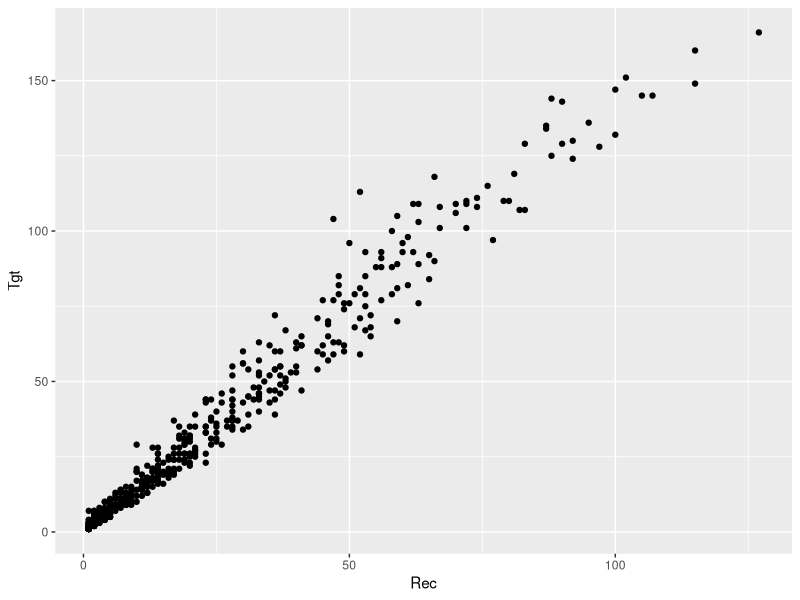
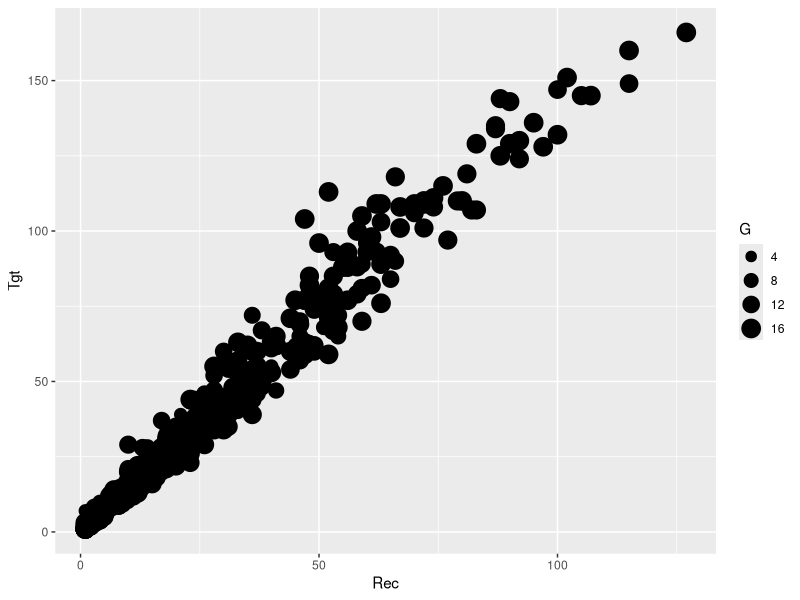
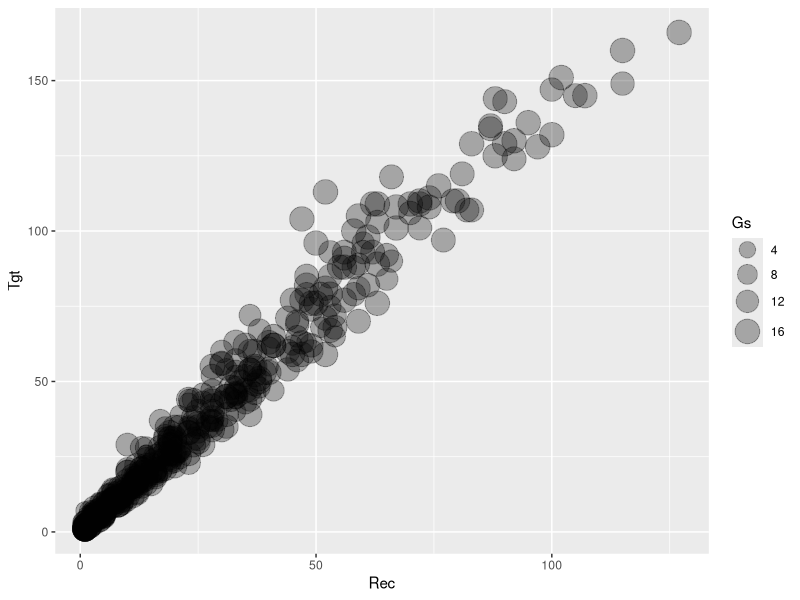
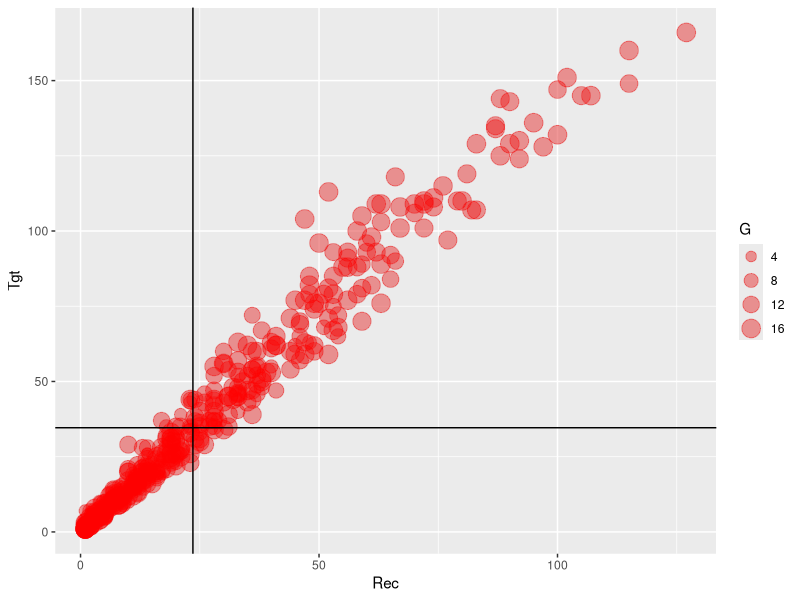
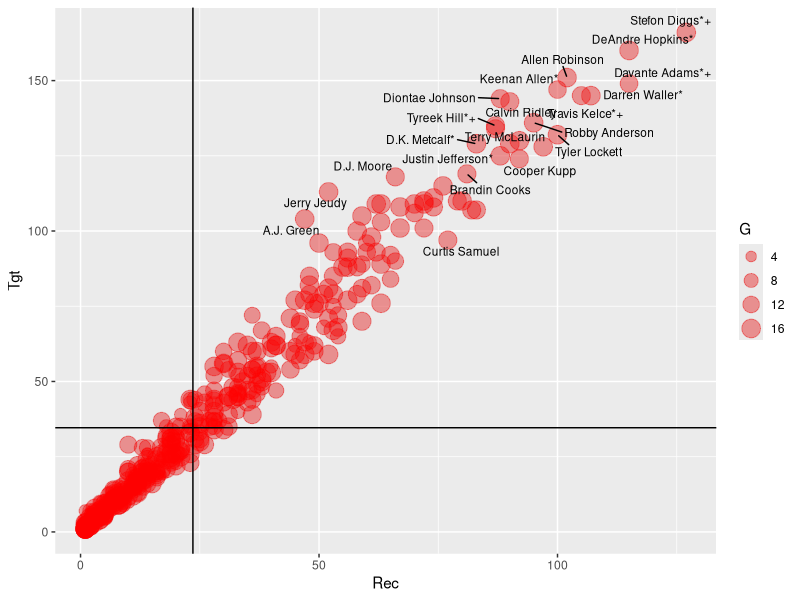
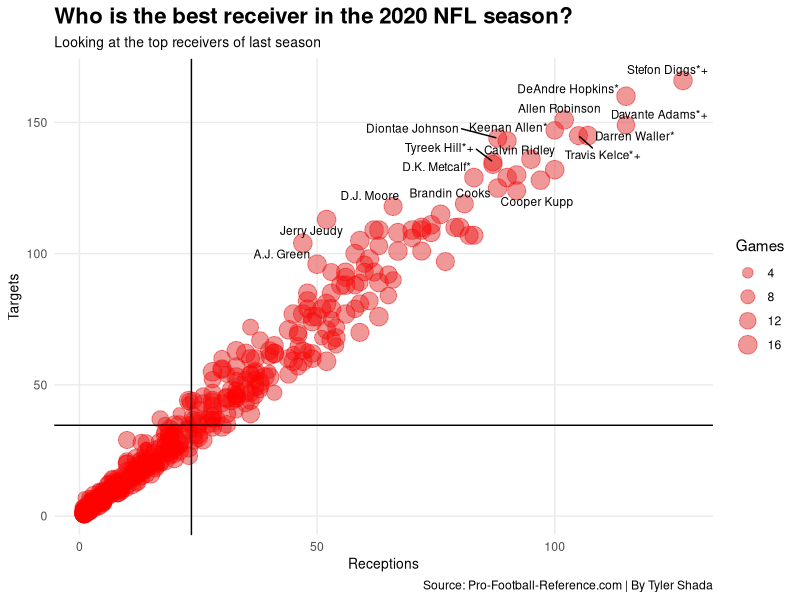

Here is the R script that generated these plots, in order:
## ---- chunk 1
library(tidyverse)
library(ggrepel)
## ---- chunk 2
receiver <- read_csv("data/receivers.csv")
## ---- chunk 3
receiver <- receiver %>%
  mutate(`Tgt` + `Rec`)
## ---- chunk 4
ggplot() +
  geom_point(
    data = receiver,
    aes(x = `Rec`, y = `Tgt`)
  )
## ---- chunk 5
ggplot() +
  geom_point(
    data = receiver,
    aes(x = `Rec`, y = `Tgt`, size = G)
  )
## ---- chunk 6
ggplot() +
  geom_point(
    data = receiver,
    aes(x = `Rec`, y = `Tgt`, size = G),
    alpha = .3
  ) +
  scale_size(range = c(3, 8), name="Gs")
## ---- chunk 7
receiver %>% 
  ungroup() %>% 
  summarise(
    avg_rec = mean(`Rec`),
    avg_tgt = mean(`Tgt`)
  )
## ---- chunk 8
ggplot() +
  geom_point(
    data = receiver,
    aes(x = `Rec`, y = `Tgt`, size = G),
    color = "grey",
    alpha = .35
  ) +
  geom_point(
    data = receiver,
    aes(x = `Rec`, y = `Tgt`, size = G),
    color = "red",
    alpha = .35
  ) +
  geom_vline(xintercept = 23.55912) +
  geom_hline(yintercept = 34.61924)
## ---- chunk 9
ggplot() +
  geom_point(
    data = receiver,
    aes(x = `Rec`, y = `Tgt`, size = G),
    color = "grey",
    alpha = .35
  ) +
  geom_point(
    data = receiver,
    aes(x = `Rec`, y = `Tgt`, size = G),
    color = "red",
    alpha = .35
  ) +
  geom_vline(xintercept = 23.55912) +
  geom_hline(yintercept = 34.61924) +
  geom_text_repel(
    data = receiver,
    aes(x = `Rec`, y = `Tgt`, label = Player),
    size = 3
  )
## ---- chunk 10
ggplot() +
  geom_point(
    data = receiver,
    aes(x = `Rec`, y = `Tgt`, size = G),
    color = "grey",
    alpha = .35
  ) +
  geom_point(
    data = receiver,
    aes(x = `Rec`, y = `Tgt`, size = G),
    color = "red",
    alpha = .35
  ) +
  geom_vline(xintercept = 23.55912) +
  geom_hline(yintercept = 34.61924) +
  geom_text_repel(
    data = receiver,
    aes(x = `Rec`, y = `Tgt`, label = Player),
    size = 3
  ) +
  labs(
    x = "Receptions",
    y = "Targets",
    title = "Who is the best receiver in the 2020 NFL season?",
    subtitle = "Looking at the top receivers of last season",
    caption = "Source: Pro-Football-Reference.com | By Tyler Shada",
    size = "Games"
  ) +
  theme_minimal() +
  theme(
    plot.title = element_text(size = 16, face = "bold"),
    axis.title = element_text(size = 10), 
    plot.subtitle = element_text(size=10),
    panel.grid.minor = element_blank()
    )
